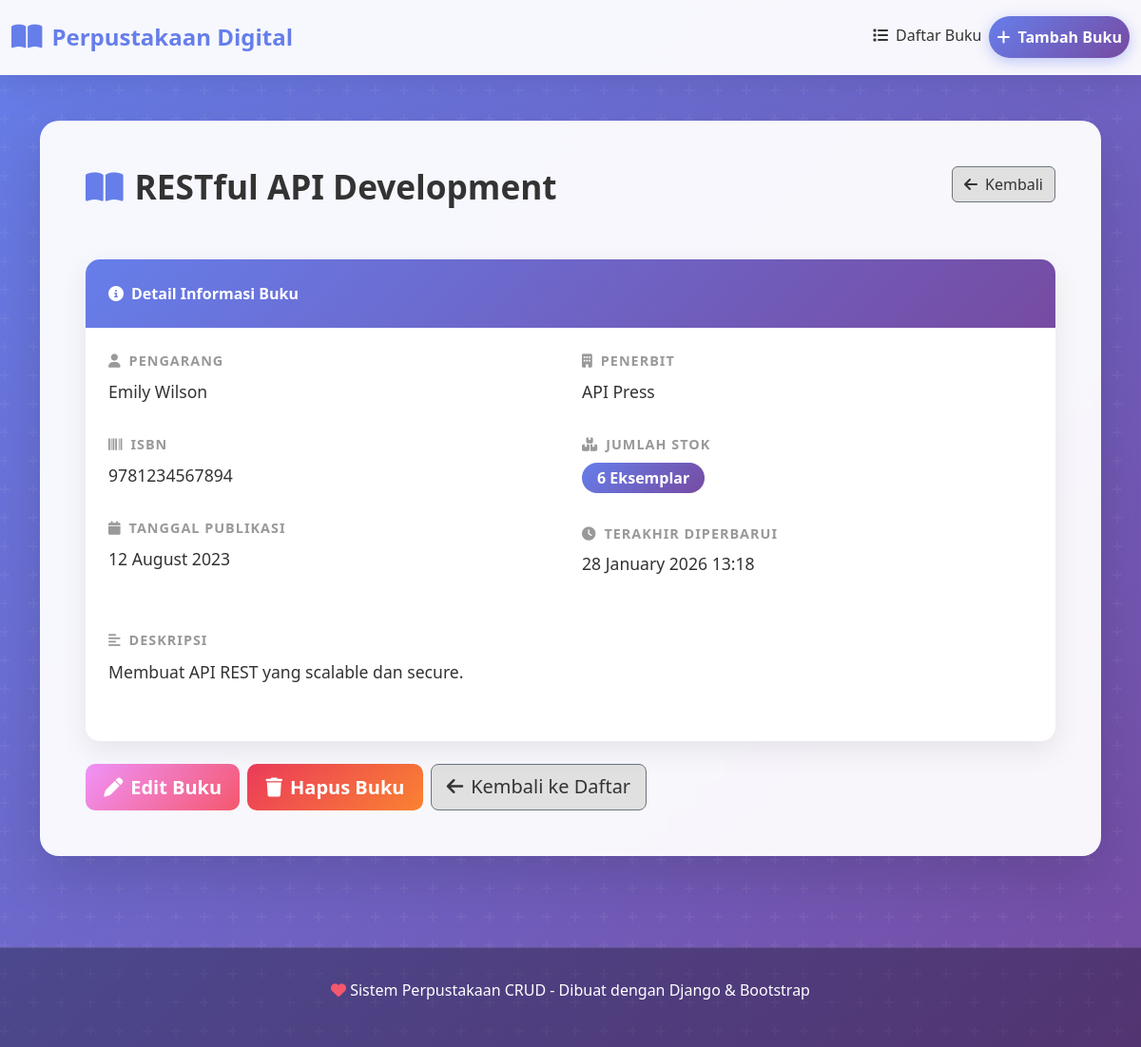
/book/55/, run on the app's committed database.
### books/models.py (models this page shows, shortened)
class Book(models.Model):
    title = models.CharField(max_length=200)
    author = models.CharField(max_length=100)
    isbn = models.CharField(max_length=13, unique=True)
    publisher = models.CharField(max_length=100)
    publication_date = models.DateField()
    description = models.TextField(blank=True, null=True)
    quantity = models.IntegerField(default=1)
    created_at = models.DateTimeField(auto_now_add=True)
    updated_at = models.DateTimeField(auto_now=True)
    class Meta:
        ordering = ['-created_at']

### books/views.py (the view)
# urls.py: path('book/<int:pk>/', views.book_detail, name='book_detail'),
def book_detail(request, pk):
    book = get_object_or_404(Book, pk=pk)
    return render(request, 'books/book_detail.html', {'book': book})

### books/templates/books/book_detail.html (shortened to what this page needs)
{% extends 'books/base.html' %}
{% block content %}
<div class="row mb-4">
    <div class="col-md-8">
        <h1 class="page-title">
            <i class="fas fa-book-open"></i>
            {{ book.title }}
        </h1>
    </div>
    <div class="col-md-4 text-end">
        <a href="{% url 'book_list' %}" class="btn btn-secondary">
            <i class="fas fa-arrow-left me-2"></i>Kembali
        </a>
    </div>
</div>
<div class="card">
    <div class="card-header">
        <i class="fas fa-info-circle me-2"></i>Detail Informasi Buku
    </div>
    <div class="card-body">
        <div class="row">
            <div class="col-md-6">
                <div class="detail-row">
                    <div class="detail-label">
                        <i class="fas fa-user me-2"></i>Pengarang
                    </div>
                    <div class="detail-value">{{ book.author }}</div>
                </div>
                <div class="detail-row">
                    <div class="detail-label">
                        <i class="fas fa-barcode me-2"></i>ISBN
                    </div>
                    <div class="detail-value">{{ book.isbn }}</div>
                </div>
                <div class="detail-row">
                    <div class="detail-label">
                        <i class="fas fa-calendar me-2"></i>Tanggal Publikasi
                    </div>
                    <div class="detail-value">{{ book.publication_date|date:"d F Y" }}</div>
                </div>
            </div>
            <div class="col-md-6">
                <div class="detail-row">
                    <div class="detail-label">
                        <i class="fas fa-building me-2"></i>Penerbit
                    </div>
                    <div class="detail-value">{{ book.publisher }}</div>
                </div>
                <div class="detail-row">
                    <div class="detail-label">
                        <i class="fas fa-boxes me-2"></i>Jumlah Stok
                    </div>
                    <div class="detail-value">
                        <span class="badge badge-info" style="font-size: 1rem;">{{ book.quantity }} Eksemplar</span>
                    </div>
                </div>
                <div class="detail-row">
                    <div class="detail-label">
                        <i class="fas fa-clock me-2"></i>Terakhir Diperbarui
                    </div>
                    <div class="detail-value">{{ book.updated_at|date:"d F Y H:i" }}</div>
                </div>
            </div>
        </div>
        {% if book.description %}
        <div class="detail-row mt-4">
            <div class="detail-label">
                <i class="fas fa-align-left me-2"></i>Deskripsi
            </div>
            <div class="detail-value" style="line-height: 1.8;">
                {{ book.description }}
            </div>
        </div>
        {% endif %}
    </div>
</div>
<div class="mt-4 d-flex gap-2 flex-wrap">
    <a href="{% url 'book_update' book.pk %}" class="btn btn-warning btn-lg">
        <i class="fas fa-pen me-2"></i>Edit Buku
    </a>
    <a href="{% url 'book_delete' book.pk %}" class="btn btn-danger btn-lg">
        <i class="fas fa-trash me-2"></i>Hapus Buku
    </a>
    <a href="{% url 'book_list' %}" class="btn btn-secondary btn-lg">
        <i class="fas fa-arrow-left me-2"></i>Kembali ke Daftar
    </a>
</div>
{% endblock %}

### books/templates/books/base.html (style rules this page uses)
* { margin: 0; padding: 0; box-sizing: border-box; }
body { background: linear-gradient(135deg, #667eea 0%, #764ba2 100%); min-height: 100vh; font-family: 'Segoe UI', Tahoma, Geneva, Verdana, sans-serif; position: relative; }
body::before { content: ''; position: fixed; top: 0; left: 0; width: 100%; height: 100%; pointer-events: none; z-index: 0; }
.page-title { color: #333; font-weight: 700; margin-bottom: 2rem; display: flex; align-items: center; gap: 12px; font-size: 2.2rem; }
.page-title i { color: #667eea; }
.btn-primary, .btn-success, .btn-warning, .btn-danger, .btn-info { border: none; border-radius: 10px; font-weight: 600; transition: all 0.3s ease; padding: 0.6rem 1.2rem; }
.btn-warning { background: linear-gradient(135deg, #f093fb, #f5576c); color: white; }
.btn-danger { background: linear-gradient(135deg, #eb3b5a, #fa8231); color: white; }
.btn-secondary { background: #e0e0e0; color: #333; }
.card { border: none; border-radius: 15px; box-shadow: 0 10px 30px rgba(0, 0, 0, 0.08); transition: all 0.3s ease; overflow: hidden; background: rgba(255, 255, 255, 0.98); }
.card-header { background: linear-gradient(135deg, #667eea, #764ba2); border: none; padding: 1.5rem; color: white; font-weight: 600; }
.card-body { padding: 1.5rem; }
.badge { border-radius: 50px; padding: 0.5rem 1rem; font-weight: 600; font-size: 0.85rem; }
.badge-info { background: linear-gradient(135deg, #667eea, #764ba2); }
.detail-row { margin-bottom: 2rem; }
.detail-label { color: #999; font-size: 0.9rem; text-transform: uppercase; letter-spacing: 1px; font-weight: 600; margin-bottom: 0.5rem; }
.detail-value { color: #333; font-size: 1.1rem; font-weight: 500; }

### data on the page
Book: title "RESTful API Development", author "Emily Wilson", isbn "9781234567894", publication_date "12 August 2023", publisher "API Press", quantity "6", updated_at "28 January 2026 13:18", description "Membuat API REST yang scalable dan secure."
